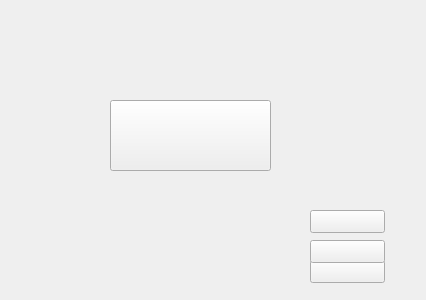
<?xml version="1.0" encoding="UTF-8"?>
<ui version="4.0">
 <class>Form</class>
 <widget class="QWidget" name="Form">
  <property name="geometry">
   <rect>
    <x>0</x>
    <y>0</y>
    <width>426</width>
    <height>300</height>
   </rect>
  </property>
  <property name="windowTitle">
   <string>Form</string>
  </property>
  <widget class="QLabel" name="label">
   <property name="geometry">
    <rect>
     <x>10</x>
     <y>10</y>
     <width>381</width>
     <height>271</height>
    </rect>
   </property>
   <property name="text">
    <string/>
   </property>
   <property name="pixmap">
    <pixmap>../../Downloads/Galerie.jpg</pixmap>
   </property>
   <property name="scaledContents">
    <bool>true</bool>
   </property>
  </widget>
  <widget class="QPushButton" name="pushButton">
   <property name="geometry">
    <rect>
     <x>310</x>
     <y>260</y>
     <width>75</width>
     <height>23</height>
    </rect>
   </property>
   <property name="text">
    <string/>
   </property>
   <property name="icon">
    <iconset>
     <normaloff>../../Pictures/bouton fuite 4.png</normaloff>../../Pictures/bouton fuite 4.png</iconset>
   </property>
   <property name="iconSize">
    <size>
     <width>75</width>
     <height>50</height>
    </size>
   </property>
  </widget>
  <widget class="QPushButton" name="pushButton_2">
   <property name="geometry">
    <rect>
     <x>310</x>
     <y>240</y>
     <width>75</width>
     <height>23</height>
    </rect>
   </property>
   <property name="text">
    <string/>
   </property>
   <property name="icon">
    <iconset>
     <normaloff>../../Pictures/bouton sac 3.png</normaloff>../../Pictures/bouton sac 3.png</iconset>
   </property>
   <property name="iconSize">
    <size>
     <width>75</width>
     <height>50</height>
    </size>
   </property>
  </widget>
  <widget class="QPushButton" name="pushButton_3">
   <property name="geometry">
    <rect>
     <x>310</x>
     <y>210</y>
     <width>75</width>
     <height>23</height>
    </rect>
   </property>
   <property name="text">
    <string/>
   </property>
   <property name="icon">
    <iconset>
     <normaloff>../../Pictures/bouton petit attaque .png</normaloff>../../Pictures/bouton petit attaque .png</iconset>
   </property>
   <property name="iconSize">
    <size>
     <width>75</width>
     <height>50</height>
    </size>
   </property>
  </widget>
  <widget class="QPushButton" name="pushButton_4">
   <property name="geometry">
    <rect>
     <x>110</x>
     <y>100</y>
     <width>161</width>
     <height>71</height>
    </rect>
   </property>
   <property name="text">
    <string/>
   </property>
   <property name="icon">
    <iconset>
     <normaloff>../../Pictures/bouton bravo 3.png</normaloff>../../Pictures/bouton bravo 3.png</iconset>
   </property>
   <property name="iconSize">
    <size>
     <width>209</width>
     <height>74</height>
    </size>
   </property>
  </widget>
 </widget>
 <resources/>
 <connections/>
</ui>
